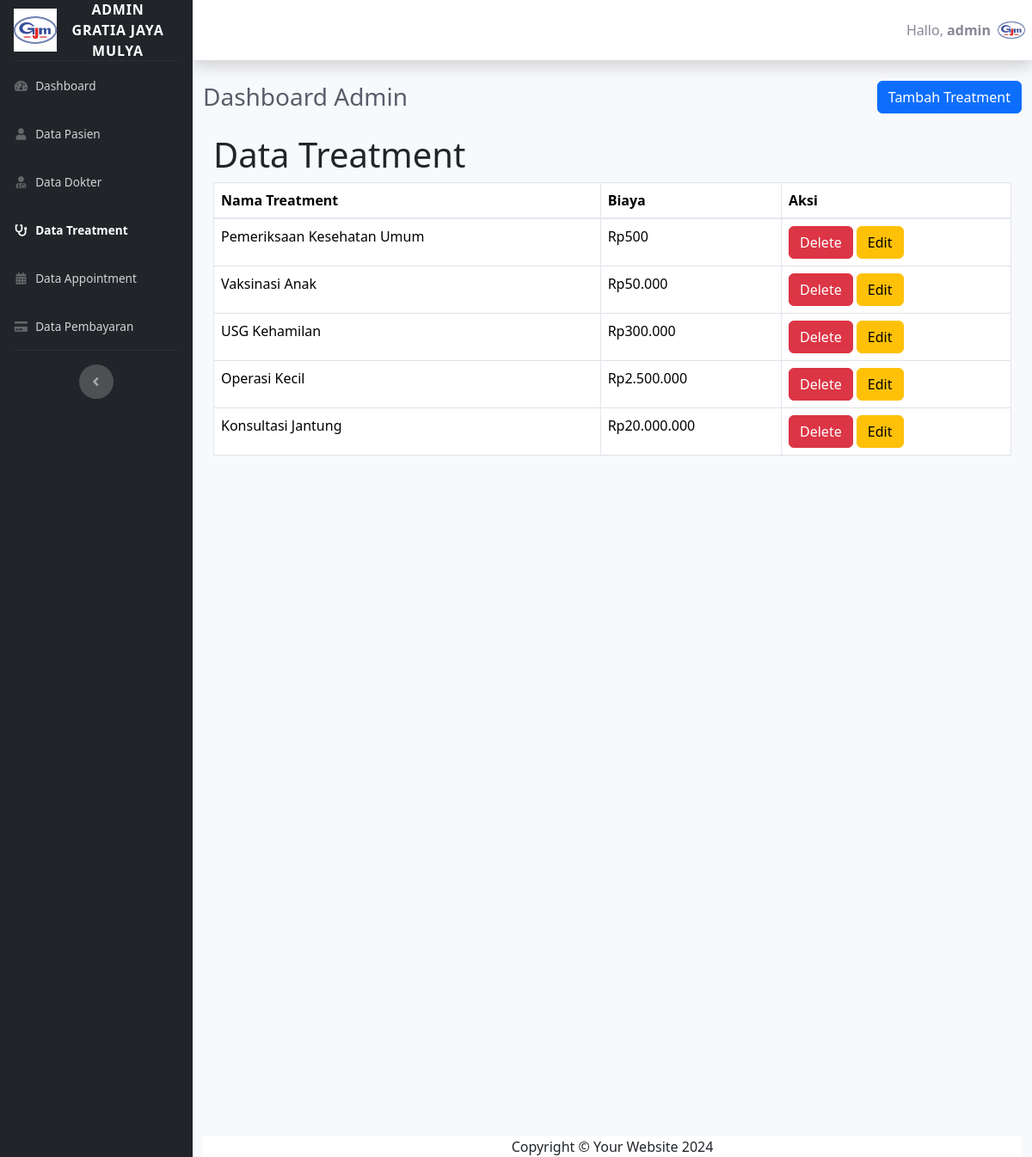
/admin/treatment.php (signed in), run on the app's committed database.
### tables this page shows
CREATE TABLE `treatment` (
  `id_treatment` char(36) NOT NULL,
  `nama_treatment` varchar(100) NOT NULL,
  `biaya` decimal(10,2) NOT NULL
);

### admin/controller/treatment_controller.php (called while the page is built, shortened)
<?php
include ('../db/koneksi.php');
$sql_treatment = "SELECT * FROM treatment";
$result_treatment = mysqli_query($conn, $sql_treatment);
$data_treatment = [];
while ($row = mysqli_fetch_assoc($result_treatment)) {
    $data_treatment[] = $row;
}
?>

### admin/treatment.php (the view, shortened to what this page needs)
<?php
include('../db/auto_load.php');
include('../admin/controller/treatment_controller.php');
include('../template/admin/header.php');
?>
<div class="container-fluid">
    <div class="d-sm-flex align-items-center justify-content-between mb-4">
        <h1 class="h3 mb-0 text-gray-800">Dashboard Admin</h1>
        <button class="btn btn-primary" onclick="showAddModal()">Tambah Treatment</button>
    </div>
    <div class="container">
        <h1>Data Treatment</h1>
        <table class="table table-bordered">
            <thead>
                <tr>
                    <th>Nama Treatment</th>
                    <th>Biaya</th>
                    <th>Aksi</th>
                </tr>
            </thead>
            <tbody>
            <?php foreach ($data_treatment as $treatment) { ?>
                    <tr>
                        <td><?= htmlspecialchars($treatment['nama_treatment']); ?></td>
                        <td>Rp<?= number_format(htmlspecialchars($treatment['biaya']), 0, ',', '.'); ?></td>
                        <td>
                            <form method="POST" action="treatment.php" style="display:inline;">
                                <button type="button" class="btn btn-danger" onclick="showDeleteModal('<?= $treatment['id_treatment']; ?>', '<?= htmlspecialchars($treatment['nama_treatment']); ?>')">Delete</button>
                            </form>
                            <button class="btn btn-warning" onclick="edittreatment('<?= $treatment['id_treatment']; ?>', '<?= htmlspecialchars($treatment['nama_treatment']); ?>', '<?= htmlspecialchars($treatment['biaya']); ?>')">Edit</button>
                        </td>
                    </tr>
                <?php } ?>
            </tbody>
        </table>
    </div>
<?php include('../template/admin/footer.php'); ?>

### template/admin/footer.php (style rules this page uses)
html, body { height: 100%; margin: 0; }

### data on the page
treatment: nama_treatment "Pemeriksaan Kesehatan Umum", biaya "500"
treatment: nama_treatment "Vaksinasi Anak", biaya "50.000"
treatment: nama_treatment "USG Kehamilan", biaya "300.000"
treatment: nama_treatment "Operasi Kecil", biaya "2.500.000"
treatment: nama_treatment "Konsultasi Jantung", biaya "20.000.000"

### other printed values
$_SESSION['username'] "admin"
